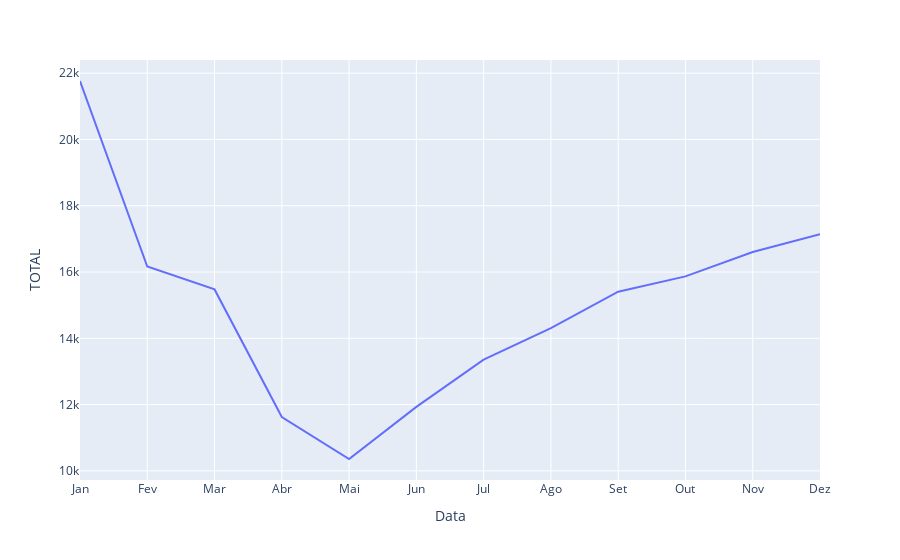

Write notebook code for a chart like this one.
### Markdown cell above
## Aqui podemos realizar uma análise temporal sobre as receitas tributárias, abertas por segmento.

### Code cell
fig = px.line(df_gasto_consumo, x="Data", y="TOTAL")
fig.show()

### Figure 1 — Plotly figure (JSON) as saved in the notebook; plotly's stock layout.template omitted (floating-point values rounded to 4 significant figures)
{"data": [{"hovertemplate": "Data=%{x}<br>TOTAL=%{y}<extra></extra>", "legendgroup": "", "line": {"color": "#636efa", "dash": "solid"}, "mode": "lines", "name": "", "orientation": "v", "showlegend": false, "type": "scatter", "x": ["Jan", "Fev", "Mar", "Abr", "Mai", "Jun", "Jul", "Ago", "Set", "Out", "Nov", "Dez"], "xaxis": "x", "y": [21760.0, 16170.0, 15480.0, 11620.0, 10360.0, 11930.0, 13360.0, 14310.0, 15410.0, 15870.0, 16600.0, 17140.0], "yaxis": "y"}], "layout": {"legend": {"tracegroupgap": 0}, "margin": {"t": 60}, "xaxis": {"anchor": "y", "domain": [0, 1], "title": {"text": "Data"}}, "yaxis": {"anchor": "x", "domain": [0, 1], "title": {"text": "TOTAL"}}}}
